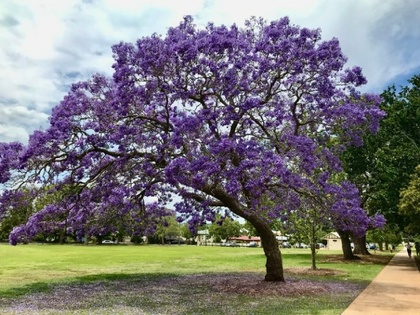
%> input picture cpp proyects/jacaranda.jpg, 420 x 315 px, shrunk from 688 x 516 before the run, given in place of ABS.jpg, which was not available
$ octave Ecualizaciom.m   (GNU Octave 9; MATLAB toolbox functions it lacks are replaced by stand-ins)
%> lines starting %> are read from the running program, lines starting %| are printed output that depends on the picture; pictures that were not available may be replaced by others from this repository, and a replacement may not be noted
% Leer la imagen
imagen = imread('ABS.jpg');
%> imagen is the input picture: size 315x420x3 uint8; mean R, G, B 122.9, 121.1, 120.2

% Extraer las componentes de la imagen RGB
rojo = imagen(:,:,1);
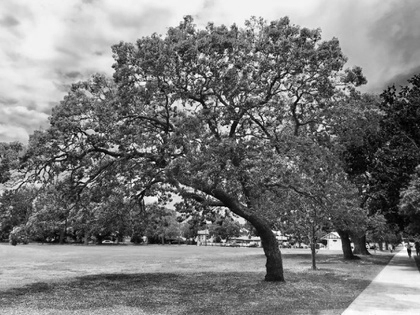
%> rojo: size 315x420 uint8; min 0, max 255, mean 122.9
verde = imagen(:,:,2);
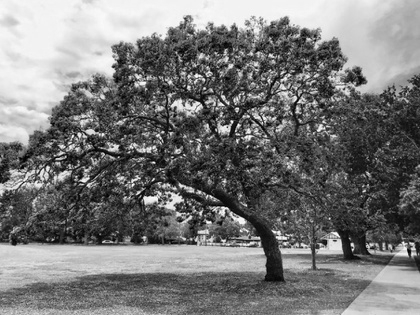
%> verde: size 315x420 uint8; min 0, max 255, mean 121.1
azul = imagen(:,:,3);
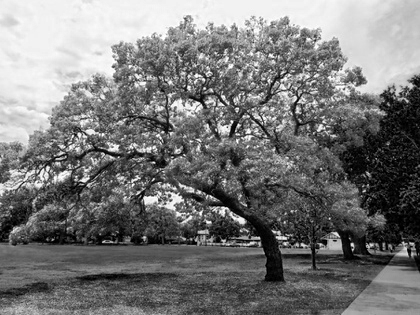
%> azul: size 315x420 uint8; min 0, max 255, mean 120.2

% Pedir al usuario los valores mínimo y máximo de píxel para la compresión/expansión
prompt = {'Ingrese el valor mínimo de píxel para la ecualización: ', ...
          'Ingrese el valor máximo de píxel para la ecualización: '};
dlgtitle = 'Valores de compresión/expansión';
dims = [1 35];
valores = inputdlg(prompt,dlgtitle,dims)
%> the answer given: 3
%> the answer given: 3

min_pixel = uint8(str2double(valores{1}));
max_pixel = uint8(str2double(valores{2}));
%Sacando minimos y maximos por capa
maxorR=0;
minorR=255;
maxorG=0;
minorG=255;
maxorB=0;
minorB=255;

for i = 1:size(imagen,1)
    for j = 1:size(imagen,2)
        if rojo(i,j)< minorR
            minorR= rojo(i,j);
        end
        if verde(i,j)< minorG
            minorG= verde(i,j);
        end
        if azul(i,j)< minorB
            minorB= azul(i,j);
        end

        if rojo(i,j)> maxorR
            maxorR= rojo(i,j);
        end

        if verde(i,j)> maxorG
            maxorG= verde(i,j);
        end

        if azul(i,j)> maxorB
            maxorB= azul(i,j);
        end

    end
end
%> after the loop, maxorB = 255; maxorG = 255; maxorR = 255; minorB = 0; minorG = 0; minorR = 0
%Sacando probabilidades

%Capa R
[C,iaR,icR]=unique(rojo);
%> C = 256 values from 0 to 255; iaR = 256 values, max 74755 at index 253, min 1 at index 221, mean 3578.3
MprobaR=accumarray(icR,1);
%> MprobaR = 256 values, max 1551 at index 243, min 8 at index 255, mean 516.8
[filasR, col]=size(MprobaR);
%> filasR = 256; col = 1
ProbAcumR=MprobaR(1);
%> ProbAcumR = 31
for i=2:filasR
    ProbAcumR(i)=ProbAcumR(i-1)+MprobaR(i);
end
%> after the loop, ProbAcumR = 256 values from 31 to 132300
ProbAcumR=ProbAcumR';
